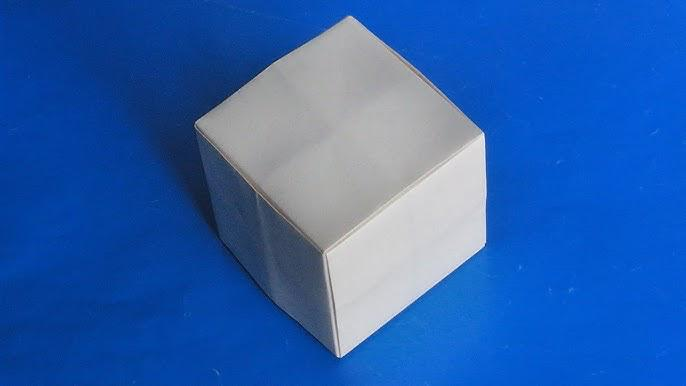
#> input picture assets/photo_2026-04-07_23-54-14.jpg, 686 x 386 px
$ python test_cv.py   (older library calls are emulated)
#> lines starting #> are read from the running program, lines starting #| are printed output that depends on the picture; after the words box and inside, x2 and y2 are one past the last pixel; in counts of white or black regions, pixels touching at a corner belong together; long printed decimals are rounded
### src/cv/segmentation.py
"""
segmentation.py

Модуль сегментації цільового об'єкта.

Має відповідати за:
- виділення області об'єкта;
- побудову маски;
- пошук bounding box;
- підготовку даних для вибору опорної точки.
"""

from typing import Optional, Tuple
import cv2
import numpy as np


def segment_object(
    image: np.ndarray,
    lower_hsv: Optional[Tuple[int, int, int]] = None,
    upper_hsv: Optional[Tuple[int, int, int]] = None,
    min_area: int = 250,
) -> Tuple[Optional[np.ndarray], Optional[Tuple[int, int, int, int]]]:
    """
    Виділяє найбільш імовірний об'єкт на RGB-кадрі.

    :return:
        mask  - маска об'єкта або None
        bbox  - обмежувальний прямокутник або None
    """

    if image is None:
        raise ValueError("image must not be None")

    if image.ndim != 3 or image.shape[2] != 3:
        raise ValueError("image must have shape HxWx3")

    if image.dtype != np.uint8:
        image = np.clip(image, 0, 255).astype(np.uint8)

    if not image.flags.c_contiguous:
        image = np.ascontiguousarray(image)

    height, width = image.shape[:2]
    effective_min_area = max(min_area, int(0.0004 * height * width))

    hsv = cv2.cvtColor(image, cv2.COLOR_RGB2HSV)
    if lower_hsv is not None and upper_hsv is not None:
        mask = cv2.inRange(
            hsv,
            np.array(lower_hsv, dtype=np.uint8),
            np.array(upper_hsv, dtype=np.uint8),
        )
    else:
        gray = cv2.cvtColor(image, cv2.COLOR_RGB2GRAY)
        gray = cv2.GaussianBlur(gray, (5, 5), 0)

        grad_x = cv2.Sobel(gray, cv2.CV_32F, 1, 0, ksize=3)
        grad_y = cv2.Sobel(gray, cv2.CV_32F, 0, 1, ksize=3)
        grad_mag = cv2.magnitude(grad_x, grad_y)
        grad_u8 = cv2.normalize(grad_mag, None, 0, 255, cv2.NORM_MINMAX).astype(np.uint8)

        grad_thr, _ = cv2.threshold(grad_u8, 0, 255, cv2.THRESH_BINARY + cv2.THRESH_OTSU)
        grad_mask = (grad_u8 >= max(int(grad_thr) - 1, 13)).astype(np.uint8) * 255
        median_intensity = float(np.median(gray))
        low_thr = int(max(17, 0.68 * median_intensity))
        high_thr = int(min(240, max(low_thr + 20, 1.38 * median_intensity)))
        canny_mask = cv2.Canny(gray, low_thr, high_thr)
        mask = cv2.bitwise_or(grad_mask, canny_mask)

        kernel = np.ones((5, 5), dtype=np.uint8)
        mask = cv2.morphologyEx(mask, cv2.MORPH_CLOSE, kernel, iterations=3)

    contours, _ = cv2.findContours(mask, cv2.RETR_EXTERNAL, cv2.CHAIN_APPROX_SIMPLE)
    if not contours:
        return None, None

    border_margin = max(1, int(0.008 * min(width, height)))
    best_contour = None
    best_area = 0.0
    for contour in contours:
        area = cv2.contourArea(contour)
        if area < effective_min_area:
            continue

        x, y, w, h = cv2.boundingRect(contour)
        if x <= border_margin or y <= border_margin or (x + w) >= (width - border_margin) or (y + h) >= (height - border_margin):
            continue

        aspect_ratio = w / float(h)
        if not (0.15 <= aspect_ratio <= 6.0):
            continue

        if area > best_area:
            best_area = area
            best_contour = contour

    if best_contour is None:
        return None, None

    x, y, w, h = cv2.boundingRect(best_contour)
    object_mask = np.zeros_like(mask)
    cv2.drawContours(object_mask, [best_contour], -1, 255, thickness=cv2.FILLED)

    return object_mask, (int(x), int(y), int(w), int(h))

### src/cv/pipeline.py
"""
Main entry point of the CV subsystem.

Stage order:
    1. preprocess    — normalise the frame format
    2. segmentation  — binary mask + bounding box of the object
    3. support_point — single representative pixel coordinate
    4. geometry      — 3-D world coordinates via ray-plane intersection (Z = 0)
"""

import cv2
import numpy as np

from src.cv.preprocess import preprocess_image
from src.cv.segmentation import segment_object
from src.cv.support_point import find_support_point
from src.cv.geometry import project_to_geometry
from src.models.frame_packet import FramePacket
from src.models.detection_result import DetectionResult


class CVPipeline:
    """
    Full CV pipeline: from a raw camera frame to 3-D coordinates of the cube.

    Camera parameters are supplied once at construction time and reused
    for every frame.
    """

    def __init__(
        self,
        intrinsic_matrix: np.ndarray,
        rotation_matrix: np.ndarray,
        translation_vector: np.ndarray,
    ) -> None:
        """
        :param intrinsic_matrix:   3*3 camera intrinsic matrix K.
        :param rotation_matrix:    3*3 rotation matrix R (world -> camera):
                                   P_camera = R @ P_world + t
        :param translation_vector: translation vector (3,) — world origin
                                   expressed in the camera frame.
        """
        self._intrinsic_matrix = intrinsic_matrix
        self._rotation_matrix = rotation_matrix
        self._translation_vector = translation_vector

    def process(self, frame_packet: FramePacket) -> DetectionResult:
        """
        Processes a single frame and returns a DetectionResult.

        Result fields:
            target_found     — True if the cube was detected
            support_point_px — support point in pixels (cx, cy)
            world_coords     — 3-D position in metres (X, Y, Z), Z is always 0
            bbox             — bounding box (x, y, w, h)
            mask             — binary segmentation mask
            debug_image      — frame with all detections drawn on top
        """

        # preprocess: ensure the frame is in the expected format.
        normalised_image = preprocess_image(frame_packet.image)

        # segmentation: locate the object and build its mask.
        object_mask, bounding_box = segment_object(normalised_image)

        target_found = bounding_box is not None

        # Stage 3 — support point: pick one representative pixel for the object.
        # Only runs when segmentation found something.
        support_point_in_pixels = None
        if target_found:
            support_point_in_pixels = find_support_point(object_mask, bounding_box)

        # Stage 4 — geometry: convert the pixel coordinate to metres on Z = 0.
        target_position_in_world = None
        if support_point_in_pixels is not None:
            target_position_in_world = project_to_geometry(
                support_point_in_pixels,
                K=self._intrinsic_matrix,
                R=self._rotation_matrix,
                t_vec=self._translation_vector,
            )

        # Debug visualisation — draw all results on a copy of the frame.
        debug_image = normalised_image.copy()

        # Overlay the segmentation mask.
        if object_mask is not None:
            mask_as_rgb = cv2.cvtColor(object_mask, cv2.COLOR_GRAY2RGB)
            debug_image = cv2.addWeighted(debug_image, 1.0, mask_as_rgb, 0.35, 0.0)

        # draw the bounding box.
        if bounding_box is not None:
            box_x, box_y, box_w, box_h = bounding_box
            cv2.rectangle(debug_image, (box_x, box_y), (box_x + box_w, box_y + box_h), (0, 255, 0), 2)

        # draw the support point.
        if support_point_in_pixels is not None:
            centre_x, centre_y = support_point_in_pixels
            cv2.circle(debug_image, (centre_x, centre_y), 6, (0, 0, 255), -1)
            cv2.circle(debug_image, (centre_x, centre_y), 8, (255, 255, 255), 1)

        # draw target position
        if target_position_in_world is not None and support_point_in_pixels is not None:
            world_x, world_y, world_z = target_position_in_world
            coordinate_label = f"({world_x:.3f}, {world_y:.3f}, {world_z:.3f}) m"
            centre_x, centre_y = support_point_in_pixels
            cv2.putText(
                debug_image, coordinate_label,
                (centre_x + 10, centre_y - 10),
                cv2.FONT_HERSHEY_SIMPLEX, 0.45,
                (255, 0, ), 1, cv2.LINE_AA,
            )

        return DetectionResult(
            frame_id=frame_packet.frame_id,
            timestamp=frame_packet.timestamp,
            target_found=target_found,
            support_point_px=support_point_in_pixels,
            world_coords=target_position_in_world,
            bbox=bounding_box,
            mask=object_mask,
            debug_image=debug_image,
        )

### src/cv/support_point.py
"""
support_point.py

Module for selecting the support point of a detected object.

The support point is the centroid of the mask (when available),
or the geometric centre of the bounding box otherwise.
The mask centroid is more accurate because it accounts for the actual
shape of the object, not just the rectangle surrounding it.
"""

from typing import Optional, Tuple
import numpy as np


def find_support_point(
    mask: Optional[np.ndarray],
    bounding_box: Optional[Tuple[int, int, int, int]]
) -> Optional[Tuple[int, int]]:
    """
    Computes the support point of the object in pixel coordinates.

    Priority:
    1. If a mask is available — returns the mask centroid (weighted centre of mass).
       The centroid is computed via image moments, which is the standard way
       to find the "centre of gravity" of a binary region.
    2. If there is no mask but a bounding box is present — returns the geometric
       centre of the bounding box.
    3. If neither is available — returns None.

    :param mask: binary object mask (np.uint8, values 0/255) or None.
    :param bounding_box: bounding rectangle in (x, y, w, h) format or None.
    :return: support point coordinates (cx, cy) in pixels, or None.
    """

    if mask is not None:
        # if mask presented - calc "center of brightness"
        m = _compute_centroid(mask)
        if m is not None:
            return m

    # otherwise center of box
    if bounding_box is not None:
        x, y, w, h = bounding_box
        cx = x + w // 2
        cy = y + h // 2
        return (cx, cy)

    return None


def _compute_centroid(mask: np.ndarray) -> Optional[Tuple[int, int]]:
    """
    Computes the "center of brightnessmass" of a binary mask via spatial moments.

    :param mask: np.ndarray uint8, where 255 = object, 0 = background.
    :return: (cx, cy) or None if the mask is empty.
    """
    binary = (mask > 0).astype(np.float64)

    m00 = binary.sum()
    if m00 < 1.0:
        return None # Empty mask — nothing to compute.

    # np.indices returns arrays of row (y) and column (x) coordinates.
    rows, cols = np.indices(binary.shape)   # rows ~ y,  cols ~ x

    m10 = float((cols * binary).sum())
    m01 = float((rows * binary).sum())

    cx = int(round(m10 / m00))
    cy = int(round(m01 / m00))
    return (cx, cy)

### src/cv/geometry.py
"""
Module for geometric interpretation of the CV pipeline output.

Responsibilities:
- back-projecting a pixel coordinate into a 3-D ray in the camera frame;
- intersecting that ray with the horizontal ground plane Z_world = 0;
- returning the target position in the world coordinate frame.
"""

from typing import Optional, Tuple
import numpy as np


def project_to_geometry(
    support_point_px: Optional[Tuple[int, int]],
    K: np.ndarray,
    R: np.ndarray,
    t_vec: np.ndarray,
) -> Optional[Tuple[float, float, float]]:
    """
    Converts a pixel support point into 3-D world coordinates,
    assuming the target lies on the ground plane Z_world = 0.

    :param support_point_px: pixel coordinates (u, v) of the support point.
    :param K:     3*3 camera intrinsic matrix.
    :param R:     3*3 rotation matrix (world -> camera): P_c = R @ P_w + t_vec
    :param t_vec: translation vector (3,) — origin of the world frame
                  expressed in the camera frame.
    :return: (X, Y, Z) in metres in the world frame, or None.
    """
    if support_point_px is None:
        return None

    u, v = support_point_px

    pixel_homogeneous = np.array([u, v, 1.0])
    intrinsic_matrix_inv = np.linalg.inv(K)
    ray_direction_in_camera_frame = intrinsic_matrix_inv @ pixel_homogeneous

    rotation_transposed = R.T
    ray_direction_in_world_frame = rotation_transposed @ ray_direction_in_camera_frame
    camera_origin_in_world_frame = -(rotation_transposed @ t_vec)

    ray_world_z_component = float(ray_direction_in_world_frame[2])
    if abs(ray_world_z_component) < 1e-9:
        return None

    ray_parameter_at_ground_plane = -float(camera_origin_in_world_frame[2]) / ray_world_z_component
    if ray_parameter_at_ground_plane < 0:
        return None

    intersection_point_in_world = camera_origin_in_world_frame + ray_parameter_at_ground_plane * ray_direction_in_world_frame
    return (float(intersection_point_in_world[0]), float(intersection_point_in_world[1]), float(intersection_point_in_world[2]))


# [29 lines left out: functions build_camera_matrix, build_extrinsics, not called in this run]


### src/cv/preprocess.py
"""
preprocess.py

Модуль попередньої обробки зображення.

Має відповідати за:
- приведення зображення до потрібного формату;
- згладжування;
- шумопридушення;
- підготовку кадру до сегментації.
"""

import numpy as np


def preprocess_image(image: np.ndarray) -> np.ndarray:
    """
    Мінімальна підготовка RGB-кадру до сегментації.

    На цьому етапі тільки перевіряється і приводиться формат кадру,
    без додаткових фільтрів, щоб не псувати границі для edge-сегментації.
    """

    if image is None:
        raise ValueError("image must not be None")

    if image.ndim != 3 or image.shape[2] != 3:
        raise ValueError("image must have shape HxWx3")

    if image.dtype != np.uint8:
        image = np.clip(image, 0, 255).astype(np.uint8)

    if not image.flags.c_contiguous:
        image = np.ascontiguousarray(image)

    return image

### src/test_cv.py
import cv2
import numpy as np
import time
import os

from src.cv.pipeline import CVPipeline
from src.models.frame_packet import FramePacket


def main():
    camera_intrinsic_matrix = np.array([
        [800, 0, 320],
        [0, 800, 240],
        [0, 0, 1]
    ], dtype=float)


    # HELPER FUNCTIONS
    def rotation_matrix_x(angle_rad):
        return np.array([
            [1, 0, 0],
            [0, np.cos(angle_rad), -np.sin(angle_rad)],
            [0, np.sin(angle_rad),  np.cos(angle_rad)],
        ])

    def rotation_matrix_z(angle_rad):
        return np.array([
            [np.cos(angle_rad), -np.sin(angle_rad), 0],
            [np.sin(angle_rad),  np.cos(angle_rad), 0],
            [0, 0, 1],
        ])

    # it's easier to calculate world_to_camera_rotation_matrix as
    # multiplication of of two rotation matrices in different axiis
    Rx = rotation_matrix_x(np.deg2rad(50))
    Rz = rotation_matrix_z(np.deg2rad(20))

    world_to_camera_rotation_matrix = Rz @ Rx

    camera_translation_in_world = np.array([0.0, 0.0, 0.12])

    pipeline = CVPipeline(
        camera_intrinsic_matrix,
        world_to_camera_rotation_matrix,
        camera_translation_in_world
    )

    # --- Load image ---
    project_root_directory = os.path.dirname(os.path.dirname(__file__))
    input_image_path = os.path.join(
        project_root_directory,
        "assets",
        "photo_2026-04-07_23-54-14.jpg"
    )

    input_image_bgr = cv2.imread(input_image_path)
#> input_image_bgr is the input picture: shape (386, 686, 3); mean B, G, R 174.1, 96.4, 43.3
    if input_image_bgr is None:
        raise RuntimeError("Image not found")

    input_image_rgb = cv2.cvtColor(input_image_bgr, cv2.COLOR_BGR2RGB)

    frame_packet = FramePacket(
        frame_id=0,
        image=input_image_rgb,
        timestamp=time.time()
    )

    detection_result = pipeline.process(frame_packet)
#> in segment_object, `hsv = cv2.cvtColor(image, cv2.COLOR_RGB2HSV)`: hsv: shape (386, 686, 3); mean H, S, V 101.9, 191.2, 174.3
#> in segment_object, `gray = cv2.cvtColor(image, cv2.COLOR_RGB2GRAY)`:
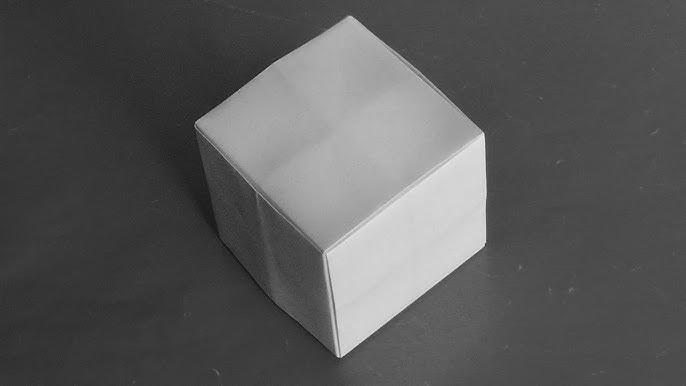
#> gray: shape (386, 686); min 14, max 244, mean 89.4
#> in segment_object, `grad_y = cv2.Sobel(gray, cv2.CV_32F, 0, 1, ksize=3)`:
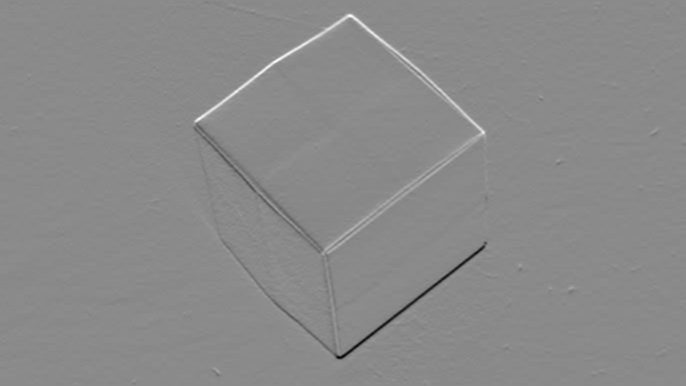
#> grad_y: shape (386, 686) float32; min -309, max 261, mean 0; drawn with min black and max white
#> in segment_object, `grad_mag = cv2.magnitude(grad_x, grad_y)`:
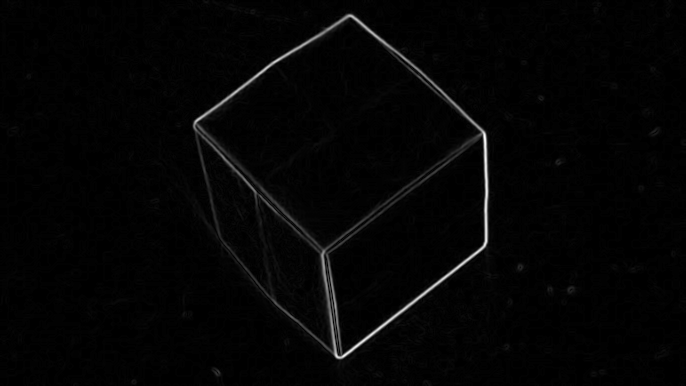
#> grad_mag: shape (386, 686) float32; min 0, max 374.5, mean 7.2; drawn with min black and max white
#> in segment_object, `grad_thr, _ = cv2.threshold(grad_u8, 0, 255, cv2.THRESH_BINARY + cv2.T..`: grad_thr = 63
#> in segment_object, `grad_mask = (grad_u8 >= max(int(grad_thr) - 1, 13)).astype(np.uint8) *..`:
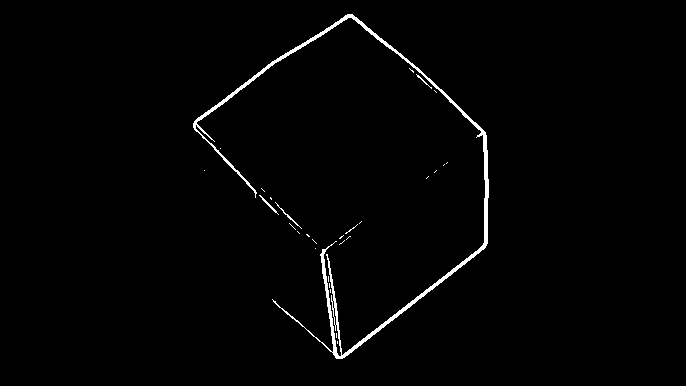
#> grad_mask: shape (386, 686); 1.4% white; 29 white regions (25 under 20 px), largest, box (x1, y1, x2, y2) and area: (193, 14, 489, 359) 3379, (259, 195, 279, 215) 51, (275, 202, 302, 229) 50, (416, 74, 432, 89) 28
#> in segment_object, `median_intensity = float(np.median(gray))`: median_intensity = 75
#> in segment_object, `low_thr = int(max(17, 0.68 * median_intensity))`: low_thr = 51
#> in segment_object, `high_thr = int(min(240, max(low_thr + 20, 1.38 * median_intensity)))`: high_thr = 103
#> in segment_object, `canny_mask = cv2.Canny(gray, low_thr, high_thr)`: canny_mask: shape (386, 686); 1% white in thin lines or dots, all inside (x1, y1, x2, y2) = (194, 15, 487, 376)
#> in segment_object, `mask = cv2.bitwise_or(grad_mask, canny_mask)`: mask: shape (386, 686); 1.7% white; 4 white regions, box (x1, y1, x2, y2) and area: (193, 14, 489, 359) 4428, (389, 51, 448, 103) 106, (196, 133, 210, 190) 58, (213, 368, 220, 376) 21
#> in segment_object, `mask = cv2.morphologyEx(mask, cv2.MORPH_CLOSE, kernel, iterations=3)`:
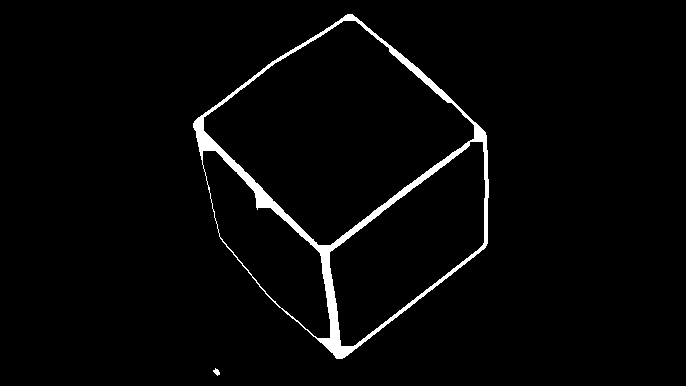
#> mask: shape (386, 686); 2.6% white; 2 white regions
#> in segment_object, `contours, _ = cv2.findContours(mask, cv2.RETR_EXTERNAL, cv2.CHAIN_APPR..`: contours = 2 contours; box (x1, y1, x2, y2) and area: (193, 14, 489, 359) 65953, (213, 368, 220, 376) 22
#> the loop in segment_object, `for contour in contours:` made 2 passes
#> (area, x, y, w, h, aspect_ratio, best_area) on pass 2: (65953, 193, 14, 296, 345, 0.858, 65953)
#> area on pass 1: 22.5
#> after the loop in segment_object, `for contour in contours:`: best_area = 65953; best_contour = contour of 300 points, box (x1, y1, x2, y2) (193, 14, 489, 359), area 65953
#> in segment_object, `cv2.drawContours(object_mask, [best_contour], -1, 255, thickness=cv2.F..`:
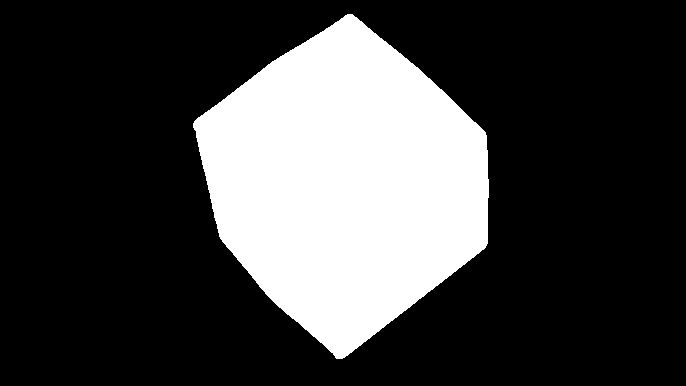
#> object_mask: shape (386, 686); 25.1% white; 1 white region, box (x1, y1, x2, y2) and area: (193, 14, 489, 359) 66354
#> in process, `object_mask, bounding_box = segment_object(normalised_image)`: bounding_box = (193, 14, 296, 345)
#> in process, `target_found = bounding_box is not None`: target_found = True
#> in _compute_centroid, `m00 = binary.sum()`: m00 = 66354
#> in _compute_centroid, `m10 = float((cols * binary).sum())`: m10 = 22909507
#> in _compute_centroid, `m01 = float((rows * binary).sum())`: m01 = 12120832
#> in _compute_centroid, `cx = int(round(m10 / m00))`: cx = 345
#> in _compute_centroid, `cy = int(round(m01 / m00))`: cy = 183
#> in find_support_point, `m = _compute_centroid(mask)`: m = (345, 183)
#> in project_to_geometry, `u, v = support_point_px`: u = 345; v = 183
#> in project_to_geometry, `pixel_homogeneous = np.array([u, v, 1.0])`: pixel_homogeneous = [345, 183, 1]
#> in project_to_geometry, `ray_direction_in_camera_frame = intrinsic_matrix_inv @ pixel_homogeneous`: ray_direction_in_camera_frame = [0.0312, -0.0712, 1]
#> in project_to_geometry, `ray_direction_in_world_frame = rotation_transposed @ ray_direction_in_..`: ray_direction_in_world_frame = [0.005, 0.716, 0.702]
#> in project_to_geometry, `ray_world_z_component = float(ray_direction_in_world_frame[2])`: ray_world_z_component = 0.702
#> in project_to_geometry, `ray_parameter_at_ground_plane = -float(camera_origin_in_world_frame[2]..`: ray_parameter_at_ground_plane = 0.11
#> in project_to_geometry, `intersection_point_in_world = camera_origin_in_world_frame + ray_param..`: intersection_point_in_world = [0.000549, -0.0133, 0]
#> in process, `target_position_in_world = project_to_geometry( support_point_in_pixel..`: target_position_in_world = (0.000549, -0.0133, 0)
#> in process, `box_x, box_y, box_w, box_h = bounding_box`: box_x = 193; box_y = 14; box_w = 296; box_h = 345
#> in process, `centre_x, centre_y = support_point_in_pixels`: centre_y = 183
#> in process, `cv2.circle(debug_image, (centre_x, centre_y), 6, (0, 0, 255), -1)`: debug_image: shape (386, 686, 3); mean R, G, B 62.1, 117.8, 190.2
#> in process, `cv2.circle(debug_image, (centre_x, centre_y), 8, (255, 255, 255), 1)`: debug_image: shape (386, 686, 3); mean R, G, B 62.1, 117.8, 190.2
#> in process, `world_x, world_y, world_z = target_position_in_world`: world_x = 0.000549; world_y = -0.0133; world_z = 0
#> in process, `coordinate_label = f"({world_x:.3f}, {world_y:.3f}, {world_z:.3f}) m"`: coordinate_label = '(0.001, -0.013, 0.000) m'
#> in process, `cv2.putText( debug_image, coordinate_label, (centre_x + 10, centre_y -..`:
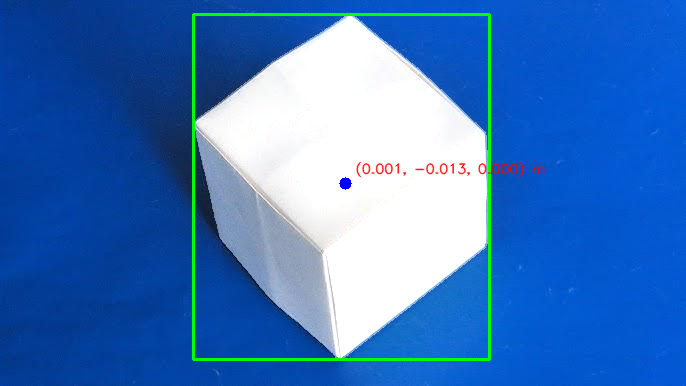
#> debug_image: shape (386, 686, 3); mean R, G, B 62.2, 117.4, 189.7

    print("target_found:", detection_result.target_found)
#| target_found: True
    print("bbox:", detection_result.bbox)
#| bbox: (193, 14, 296, 345)
    print("world_coords:", detection_result.world_coords)
#| world_coords: (0.0005488, -0.01327, 0.0)

    debug_image_bgr = cv2.cvtColor(detection_result.debug_image, cv2.COLOR_RGB2BGR)
    cv2.imshow("debug", debug_image_bgr)
    cv2.waitKey(0)


if __name__ == "__main__":
    main()
